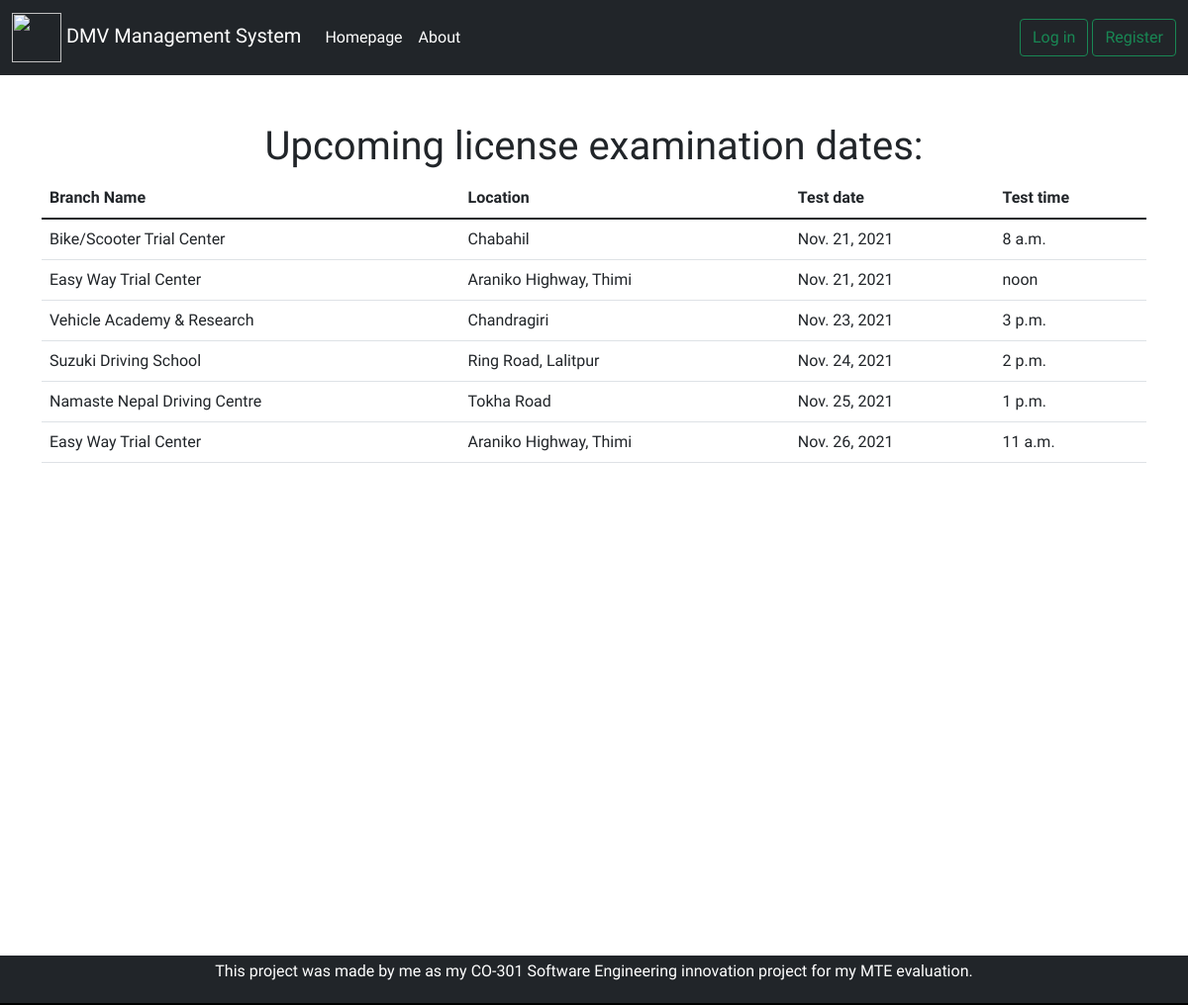
The app's page /exam_dates with its own data.
### homepage/models.py (models this page shows)
class exam_db(models.Model):
    branch_name=models.CharField(max_length=30, default='-')
    location=models.CharField(max_length=30)
    exam_date = models.DateField(default=datetime.date.today)
    exam_time = models.TimeField(default=datetime.time(00, 00))

### homepage/views.py (the view)
# urls.py: path('exam_dates', views.exam_dates, name='exam_dates'),
def exam_dates(request):
    exam_dates=exam_db.objects.all().order_by('exam_date')
    context={'exams':exam_dates}
    return render(request,'exam_dates.html', context)

### templates/exam_dates.html (shortened to what this page needs)
{% extends 'base.html' %}
{% block body %}
<br />
<section>
  <div class="container-lg">
    <br />
    {% if exams %}
    <h1 style="text-align: center">Upcoming license examination dates:</h1>
    <table class="table">
      <thead>
        <tr>
          <th scope="col">Branch Name</th>
          <th scope="col">Location</th>
          <th scope="col">Test date</th>
          <th scope="col">Test time</th>
        </tr>
      </thead>
      <tbody>
        {% for exam in exams %}
        <tr>
          <td>{{exam.branch_name}}</td>
          <td>{{ exam.location }}</td>
          <td>{{exam.exam_date}}</td>
          <td>{{exam.exam_time}}</td>
        </tr>
        {% endfor %}
      </tbody>
    </table>
    {% endif %}
  </div>
</section>
{% endblock body%}

### templates/base.html (shortened to what this page needs)
<!DOCTYPE html>
<html lang="en">
  <head>
    <link
      href="https://cdn.jsdelivr.net/npm/bootstrap@5.1.3/dist/css/bootstrap.min.css"
      rel="stylesheet"
    />
    {% load static %} <link rel="stylesheet" href={% static 'base.css'%}>
  </head>
  <body>
    <nav class="navbar navbar-expand-lg navbar-dark bg-dark">
      <div class="container-fluid">
        <a class="navbar-brand" href="/">
          <img
            src="https://upload.wikimedia.org/wikipedia/commons/thumb/0/06/Emblem_of_Nepal_%282020%29.svg/1200px-Emblem_of_Nepal_%282020%29.svg.png"
            width="50"
            height="50"
          />
          DMV Management System
        </a>
        <div class="collapse navbar-collapse" id="navbarSupportedContent">
          <ul class="navbar-nav me-auto mb-2 mb-lg-0">
            <li class="nav-item">
              <a class="nav-link active" aria-current="page" href="/"
                >Homepage</a
              >
            </li>
            <li class="nav-item">
              <a class="nav-link active" aria-current="page" href="/about"
                >About</a
              >
            </li>
          </ul>
          {% if user.is_authenticated %}
            <h5 style="color: white">Welcome, {{ user.first_name }}!</h5>
            &nbsp; &nbsp;
            <a class="btn btn-outline-success my-2 my-sm-0" href="/user_logout">Log out</a>
          {% else %}
          <button class="btn btn-outline-success my-2 my-sm-0" data-bs-toggle="modal" data-bs-target="#loginModal">Log in</button>
          <button class="btn btn-outline-success my-2 my-sm-0" data-bs-toggle="modal" data-bs-target="#registerModal">Register</button>
          {% endif %}
        </div>
      </div>
    </nav>
    {% block body%}{% endblock body%}
    <footer class="bg-dark text-center text-white">
      <div class="container p-1">
        <section class="mb-1">
          <p>
            This project was made by me as my CO-301 Software Engineering innovation project for my MTE evaluation.
          </p>
        </section>
      </div>
    </footer>
  </body>
</html>

### static/base.css (style rules this page uses)
h1, h2, h3, h4, h5, h6 { font-family: 'Raleway', sans-serif !important; }
p, div, a { font-family: 'Raleway', sans-serif !important; }
a { text-decoration: none; color:black; }
html { position: relative; min-height: 100%; padding-bottom:10px; }
body { margin-bottom: 60px; }
footer { position: absolute; bottom: 0; width: 100%; height: 50px; }

### records on screen
exam_db: branch_name "Bike/Scooter Trial Center", location "Chabahil", exam_date "Nov. 21, 2021", exam_time "8 a.m."
exam_db: branch_name "Easy Way Trial Center", location "Araniko Highway, Thimi", exam_date "Nov. 21, 2021", exam_time "noon"
exam_db: branch_name "Vehicle Academy & Research", location "Chandragiri", exam_date "Nov. 23, 2021", exam_time "3 p.m."
exam_db: branch_name "Suzuki Driving School", location "Ring Road, Lalitpur", exam_date "Nov. 24, 2021", exam_time "2 p.m."
exam_db: branch_name "Namaste Nepal Driving Centre", location "Tokha Road", exam_date "Nov. 25, 2021", exam_time "1 p.m."
exam_db: branch_name "Easy Way Trial Center", location "Araniko Highway, Thimi", exam_date "Nov. 26, 2021", exam_time "11 a.m."
